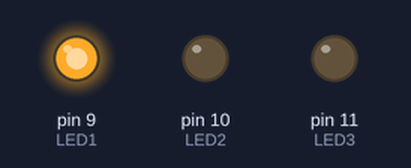
Bench run of a sketch on a simulated Arduino Uno, built with avr-gcc and run on an emulated ATmega328P. On the bench: output pins drawn as LEDs (lit = HIGH).

Above: at 0.5 s.
At 2.5 s:
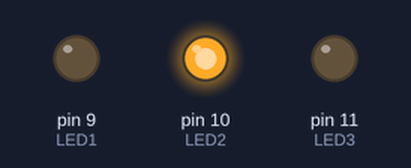
At 4.5 s:
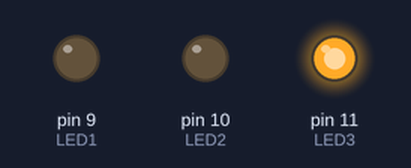
At 8.5 s:
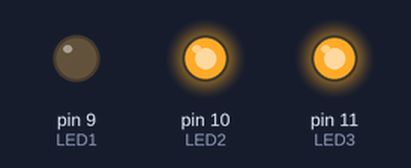
At 12.5 s:
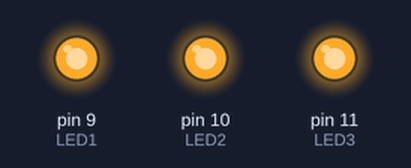
At 17.5 s:
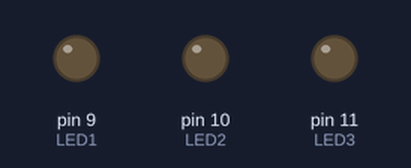
Timing chart, 0 to 18.2 s (numbered marks = the images above):
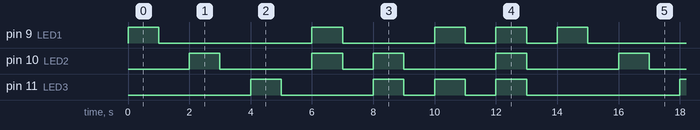

The sketch:

rgb_led.ino
```cpp
int LED1 = 9;   // RED
int LED2 = 10;  // GREEN
int LED3 = 11;  // BLUE

void setup() {
  // put your setup code here, to run once:
  Serial.begin(9600);
  pinMode(LED1, OUTPUT);
  pinMode(LED2, OUTPUT);
  pinMode(LED3, OUTPUT);
}

void loop() {
  // 빨강
  digitalWrite(LED1, HIGH);
  delay(1000);
  digitalWrite(LED1, LOW);
  delay(1000);

  // 초록
  digitalWrite(LED2, HIGH);
  delay(1000);
  digitalWrite(LED2, LOW);
  delay(1000);

  // 파랑
  digitalWrite(LED3, HIGH);
  delay(1000);
  digitalWrite(LED3, LOW);
  delay(1000);

  // 노랑
  digitalWrite(LED1, HIGH);
  digitalWrite(LED2, HIGH);
  delay(1000);
  digitalWrite(LED1, LOW);
  digitalWrite(LED2, LOW);
  delay(1000);

  // 하늘색
  digitalWrite(LED2, HIGH);
  digitalWrite(LED3, HIGH);
  delay(1000);
  digitalWrite(LED2, LOW);
  digitalWrite(LED3, LOW);
  delay(1000);

  // 보라색
  digitalWrite(LED3, HIGH);
  digitalWrite(LED1, HIGH);
  delay(1000);
  digitalWrite(LED3, LOW);
  digitalWrite(LED1, LOW);
  delay(1000);

  // 흰색
  digitalWrite(LED1, HIGH);
  digitalWrite(LED2, HIGH);
  digitalWrite(LED3, HIGH);
  delay(1000);
  digitalWrite(LED1, LOW);
  digitalWrite(LED2, LOW);
  digitalWrite(LED3, LOW);
  delay(1000);
}
```

Measured:
- by itself, pin 9 (LED1): repeats every 14.0 s: LOW 5.0 s, HIGH 1.0 s, LOW 3.0 s, 2 × (HIGH 1.0 s, LOW 1.0 s), HIGH 1.0 s
- by itself, pin 10 (LED2): repeats every 14.0 s: LOW 3.0 s, HIGH 1.0 s, LOW 1.0 s, 2 × (HIGH 1.0 s, LOW 3.0 s), HIGH 1.0 s
- by itself, pin 11 (LED3): repeats every 14.0 s: LOW 3.0 s, 2 × (HIGH 1.0 s, LOW 1.0 s), HIGH 1.0 s, LOW 5.0 s, HIGH 1.0 s
